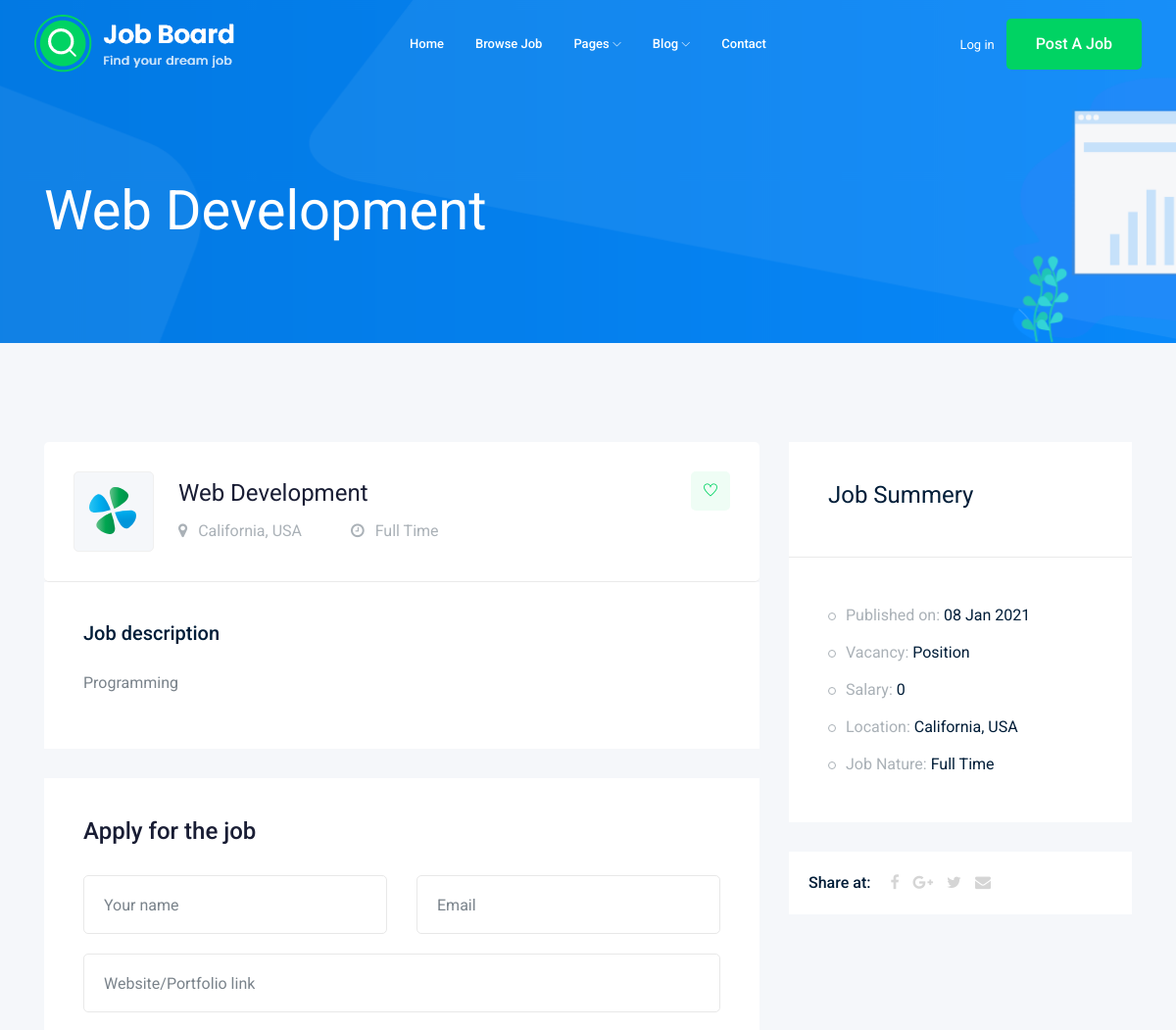
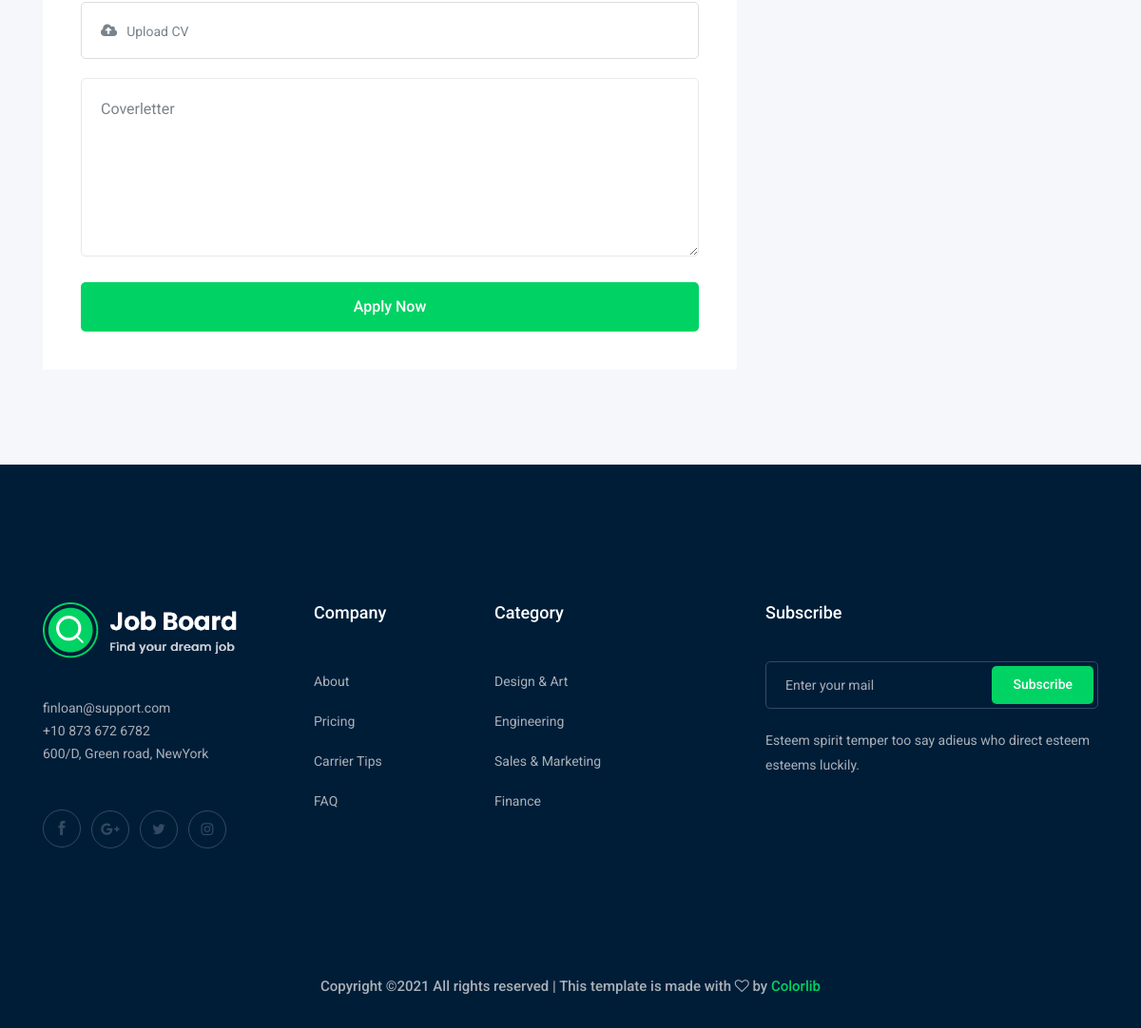
Screenshot of /jobs/1 with the database file from the repository (2 pictures, top to bottom).
### job/models.py (models this page shows)
class Job(models.Model):
    title = models.CharField(max_length=100)
    job_type = models.CharField(max_length=15,choices=JOB_TYPE)
    description = models.TextField(max_length=1000)
    published_at = models.DateTimeField(auto_now=True)
    vacancy = models.IntegerField(default=1)
    Salary = models.IntegerField(default=0)
    Experience = models.IntegerField(default=1)
    category = models.ForeignKey('Category',on_delete=models.CASCADE)
    image = models.ImageField(upload_to=image_upload)
    def __str__(self):
        return self.title

### job/views.py (the view)
# urls.py: path('<int:id>',views.job_detail , name='job_detail'),
def job_detail(request , id):
    job_detail = Job.objects.get(id=id)
    context = {'job' : job_detail}
    return render(request,'job/job_detail.html',context)

### job/templates/job/job_detail.html (shortened to what this page needs)
{% extends 'base.html' %}
 {% block body %}
    <div class="bradcam_area bradcam_bg_1">
        <div class="container">
            <div class="row">
                <div class="col-xl-12">
                    <div class="bradcam_text">
                        <h3>{{job}}</h3>
                    </div>
                </div>
            </div>
        </div>
    </div>
    <div class="job_details_area">
        <div class="container">
            <div class="row">
                <div class="col-lg-8">
                    <div class="job_details_header">
                        <div class="single_jobs white-bg d-flex justify-content-between">
                            <div class="jobs_left d-flex align-items-center">
                                <div class="thumb">
                                    <img src="img/svg_icon/1.svg" alt="">
                                </div>
                                <div class="jobs_conetent">
                                    <a href="#"><h4>{{job}}</h4></a>
                                    <div class="links_locat d-flex align-items-center">
                                        <div class="location">
                                            <p> <i class="fa fa-map-marker"></i> California, USA</p>
                                        </div>
                                        <div class="location">
                                            <p> <i class="fa fa-clock-o"></i> {{job.job_type}}</p>
                                        </div>
                                    </div>
                                </div>
                            </div>
                            <div class="jobs_right">
                                <div class="apply_now">
                                    <a class="heart_mark" href="#"> <i class="ti-heart"></i> </a>
                                </div>
                            </div>
                        </div>
                    </div>
                    <div class="descript_wrap white-bg">
                        <div class="single_wrap">
                            <h4>Job description</h4>
                           <p>{{job.description}}</p>
                        </div>
                    </div>
                    <div class="apply_job_form white-bg">
                        <h4>Apply for the job</h4>
                        <form action="#">
                            <div class="row">
                                <div class="col-md-6">
                                    <div class="input_field">
                                        <input type="text" placeholder="Your name">
                                    </div>
                                </div>
                                <div class="col-md-6">
                                    <div class="input_field">
                                        <input type="text" placeholder="Email">
                                    </div>
                                </div>
                                <div class="col-md-12">
                                    <div class="input_field">
                                        <input type="text" placeholder="Website/Portfolio link">
                                    </div>
                                </div>
                                <div class="col-md-12">
                                    <div class="input-group">
                                        <div class="input-group-prepend">
                                          <button type="button" id="inputGroupFileAddon03"><i class="fa fa-cloud-upload" aria-hidden="true"></i>
                                          </button>
                                        </div>
                                        <div class="custom-file">
                                          <label class="custom-file-label" for="inputGroupFile03">Upload CV</label>
                                        </div>
                                      </div>
                                </div>
                                <div class="col-md-12">
                                    <div class="input_field">
                                        <textarea name="#" id="" cols="30" rows="10" placeholder="Coverletter"></textarea>
                                    </div>
                                </div>
                                <div class="col-md-12">
                                    <div class="submit_btn">
                                        <button class="boxed-btn3 w-100" type="submit">Apply Now</button>
                                    </div>
                                </div>
                            </div>
                        </form>
                    </div>
                </div>
                <div class="col-lg-4">
                    <div class="job_sumary">
                        <div class="summery_header">
                            <h3>Job Summery</h3>
                        </div>
                        <div class="job_content">
                            <ul>
                                <li>Published on: <span>{{job.published_at|date:'d M o'}}</span></li>
                                <li>Vacancy: <span>{{job.Vacancy}} Position</span></li>
                                <li>Salary: <span>{{job.Salary}}</span></li>
                                <li>Location: <span>California, USA</span></li>
                                <li>Job Nature: <span> {{job.job_type}}</span></li>
                            </ul>
                        </div>
                    </div>
                    <div class="share_wrap d-flex">
                        <span>Share at:</span>
                        <ul>
                            <li><a href="#"> <i class="fa fa-facebook"></i></a> </li>
                            <li><a href="#"> <i class="fa fa-google-plus"></i></a> </li>
                            <li><a href="#"> <i class="fa fa-twitter"></i></a> </li>
                            <li><a href="#"> <i class="fa fa-envelope"></i></a> </li>
                        </ul>
                    </div>
                    <div class="job_location_wrap">
                        <div class="job_lok_inner">
                            <div id="map" style="height: 200px;"></div>
                          </div>
                    </div>
                </div>
            </div>
        </div>
    </div>
{% endblock body %}

### rows the page displays
Job: title "Web Development", job_type "Full Time", description "Programming", published_at "08 Jan 2021", Salary "0"
